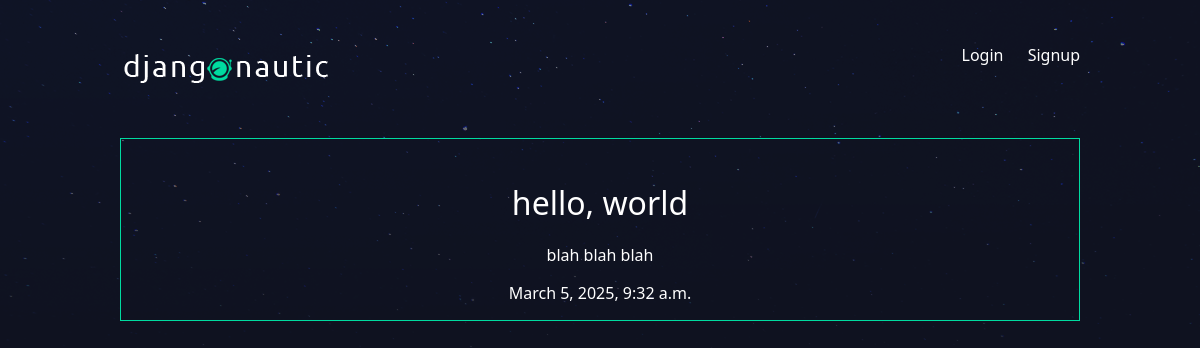
Screenshot of /articles/hello-world/ with the database file from the repository.
### articles/models.py (models this page shows, shortened)
class Article(models.Model):
    def get_default_user():
        return get_user_model().objects.first().id
    title = models.CharField(max_length=100)
    slug = models.SlugField()
    body = models.TextField()
    date = models.DateTimeField(auto_now_add=True)
    thumb = models.ImageField(default='default.png', blank=True)
    author = models.ForeignKey(User, on_delete=models.SET_NULL, null=True, default=get_default_user)

### articles/views.py (the view)
# urls.py: path("<slug:slug>/", views.article_detail, name="detail"),
def article_detail(request, slug):
    article = Article.objects.get(slug=slug)
    return render(request, 'articles/article_detail.html', { 'article': article })

### articles/templates/articles/article_detail.html (shortened to what this page needs)
{% extends 'base_layout.html' %} {% block content %}
<div class="article-detail">
    <div class="article">
        <h2>{{ article.title }}</h2>
        <p>{{ article.body }}</p>
        <p>{{ article.date }}</p>
    </div>
</div>
{% endblock %}

### assets/style.css (style rules this page uses)
body { background-color: #0f121f; background-image: url(/static/stars.png); background-repeat: repeat-x; color: #fff; }
body * { font-family: system-ui, -apple-system, BlinkMacSystemFont, "Segoe UI", Roboto, Oxygen, Ubuntu, Cantarell, "Open Sans", "Helvetica Neue", sans-serif; }
h2, h2, h3, h4, h5 { font-weight: normal; margin: 0; }
.article { padding: 10px; border: 1px solid #00dba0; position: relative; padding-bottom: 40px; }
.article h2 { font-size: 1.2em; }
.article-detail .article { padding: 0; }
.article-detail .article h2 { text-align: center; margin: 20px auto; font-size: 2em; }
.article-detail .article p { text-align: center; }

### rows the page displays
Article: title "hello, world", body "blah blah blah", date "March 5, 2025, 9:32 a.m."
